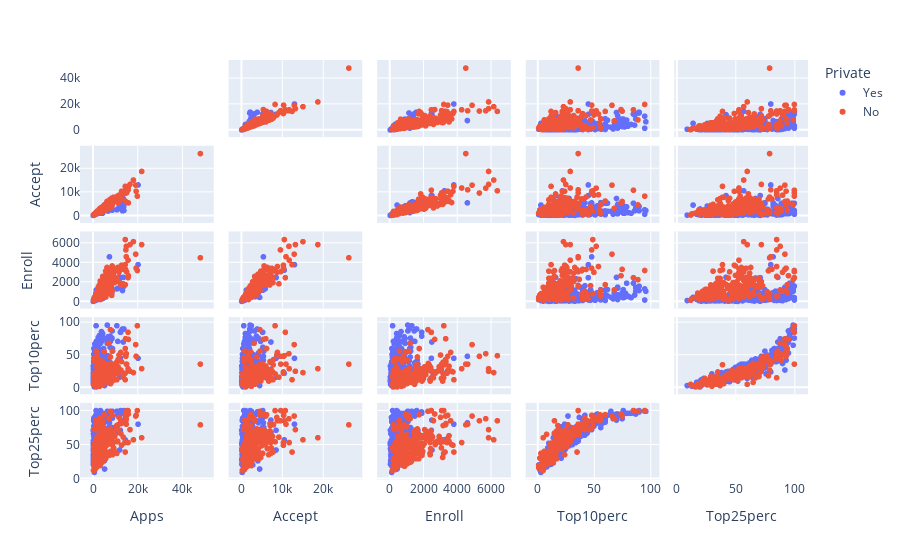

The notebook cell this image was saved under:
### Markdown cell above
Indeed, as expected, the private/public feature has strong (negative) correlations with quite a few features (most prominently application #, acceptance # and enrollment #). 

With Plotly Express it's easy to plot the scatterplot matrix.

### Code cell
scatter_matrix = px.scatter_matrix(college_data, dimensions=college_data.columns[2:7], color = "Private")
scatter_matrix.update_traces(diagonal_visible=False)
scatter_matrix.update_yaxes(title='')
scatter_matrix.show()

### Figure 1 — Plotly figure (JSON) as saved in the notebook; plotly's stock layout.template omitted (floating-point values rounded to 4 significant figures; data arrays with more than 128 entries replaced by an {"elided": "..."} marker saying what was removed)
{"data": [{"diagonal": {"visible": false}, "dimensions": [{"axis": {"matches": true}, "label": "Apps", "values": {"elided": "565 int values"}}, {"axis": {"matches": true}, "label": "Accept", "values": {"elided": "565 int values"}}, {"axis": {"matches": true}, "label": "Enroll", "values": {"elided": "565 int values"}}, {"axis": {"matches": true}, "label": "Top10perc", "values": {"elided": "565 int values"}}, {"axis": {"matches": true}, "label": "Top25perc", "values": {"elided": "565 int values"}}], "hovertemplate": "Private=Yes<br>%{xaxis.title.text}=%{x}<br>%{yaxis.title.text}=%{y}<extra></extra>", "legendgroup": "Yes", "marker": {"color": "#636efa", "symbol": "circle"}, "name": "Yes", "showlegend": true, "type": "splom"}, {"diagonal": {"visible": false}, "dimensions": [{"axis": {"matches": true}, "label": "Apps", "values": {"elided": "212 int values"}}, {"axis": {"matches": true}, "label": "Accept", "values": {"elided": "212 int values"}}, {"axis": {"matches": true}, "label": "Enroll", "values": {"elided": "212 int values"}}, {"axis": {"matches": true}, "label": "Top10perc", "values": {"elided": "212 int values"}}, {"axis": {"matches": true}, "label": "Top25perc", "values": {"elided": "212 int values"}}], "hovertemplate": "Private=No<br>%{xaxis.title.text}=%{x}<br>%{yaxis.title.text}=%{y}<extra></extra>", "legendgroup": "No", "marker": {"color": "#EF553B", "symbol": "circle"}, "name": "No", "showlegend": true, "type": "splom"}], "layout": {"dragmode": "select", "legend": {"title": {"text": "Private"}, "tracegroupgap": 0}, "margin": {"t": 60}, "yaxis": {"title": {"text": ""}}}}
